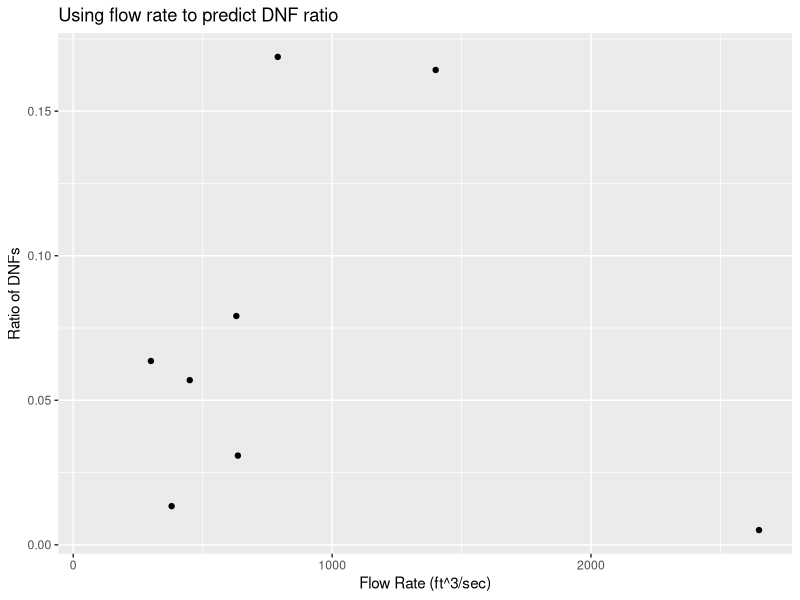

The R source for this figure: (Note: this script raises an error after producing the figure.)
## ---- chunk 1
library(tidyverse)
library(dplyr)
library(broom)

RR_dnf_data <- read_csv("phoebechar/raisin_river/module/raisin_river_DNF.csv")
## ---- chunk 2
ggplot(RR_dnf_data, aes(x = flow, y = ratio_DNF)) +
  geom_point() +
  labs(x = "Flow Rate (ft^3/sec)",
       y = "Ratio of DNFs",
       title = "Using flow rate to predict DNF ratio")
## ---- chunk 3
dnf_mod <- lm(ratio_DNF ~ flow, RR_dnf_data)
summary(dnf_mod)
## ---- chunk 4
dnf_resid = left_join(select(rr_DNF, year, ratio_DNF, flow), augment(dnf_mod))
## ---- chunk 5
dnf_resid |> filter(.hat > 2*(2/9)) ## 2017 has unusual leverage
dnf_resid |> filter( abs(.std.resid) >= 2) ## none with usual standardized residual
dnf_resid |> filter(.cooksd > 2) ## 2017 is highly influential
## ---- chunk 6
RR_dnf_data2 <- RR_dnf_data |> filter(year != 2017)
## ---- chunk 7
ggplot(RR_dnf_data2, aes(x = flow, y = ratio_DNF)) +
  geom_point() +
  geom_smooth(method = lm, se = FALSE) +
  labs(x = "Flow Rate (ft^3/sec)",
       y = "Ratio of DNFs",
       title = "Using flow rate to predict DNF ratio")
## ---- chunk 8
dnf_mod <- lm(ratio_DNF ~ flow, RR_dnf_data)
summary(dnf_mod)
## ---- chunk 9
-0.001343 + (0.0001279*1100)
200 * 0.139347
